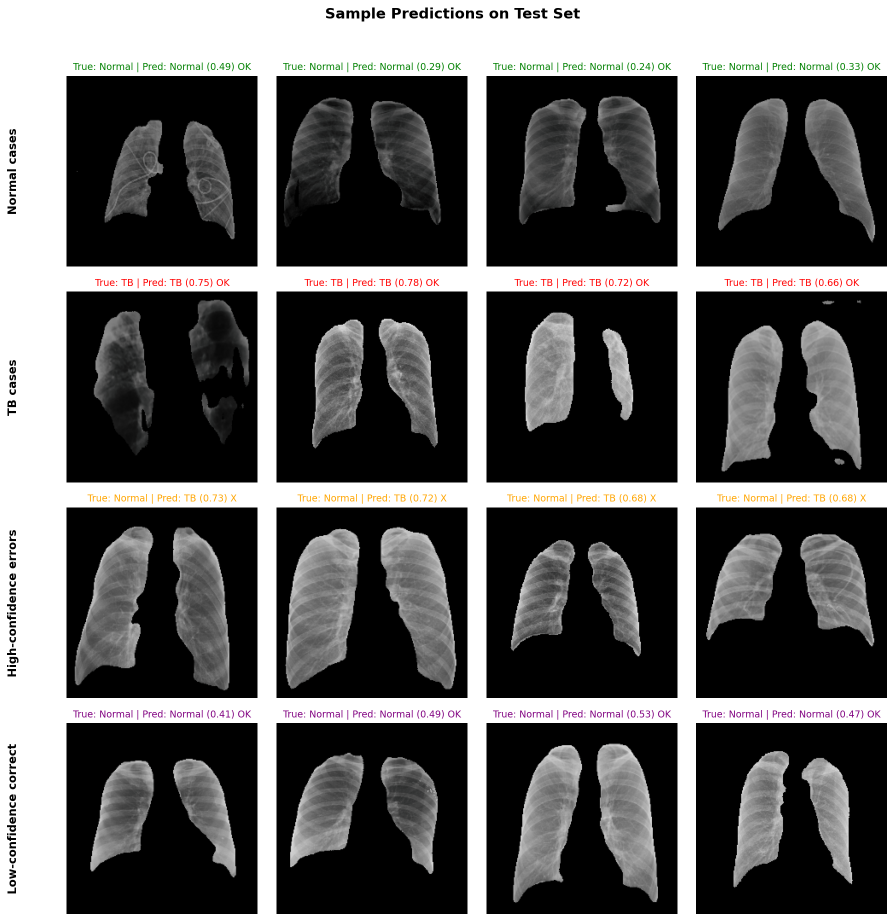
#> input picture backend/sample_predictions.png, 1789 x 1843 px (shown at 1/2 size)
$ python -i image_helpers.py   (imports and definitions only)   (older library calls are emulated)
#> lines starting #> are read from the running program, lines starting #| are printed output that depends on the picture; after the words box and inside, x2 and y2 are one past the last pixel; in counts of white or black regions, pixels touching at a corner belong together
#> further down, picture is the input picture: PIL image 1789x1843 RGBA; mean R, G, B, A 95.5, 95.1, 94.9, 255
import io
import base64
import cv2
from PIL import Image

def process_standard_image(file_bytes) -> Image.Image:
    return Image.open(io.BytesIO(file_bytes)).convert("RGB")

# [5 lines left out: function image_to_base64, not called in this run]

def analyze_image_quality(img: Image.Image) -> dict:
    import numpy as np
    # Convert image to grayscale for analysis
    gray_img = img.convert("L")
    width, height = gray_img.size
#> width = 1789; height = 1843
    pixels = np.array(gray_img)

    # 1. Exposure (based on mean pixel intensity)
    mean_val = np.mean(pixels)
#> mean_val = 95.21
    if mean_val > 200:
        exposure = "Overexposed"
    elif mean_val < 50:
        exposure = "Underexposed"
    else:
        exposure = "Adequate Exposure"

    # 2. Resolution
    resolution = f"{width} x {height} pixels"
#> resolution = '1789 x 1843 pixels'
    if width < 512 or height < 512:
        resolution = f"{width} x {height} pixels (Low)"

    # 3. Rotation (check symmetry by comparing left and right halves)
    left_half = pixels[:, :width//2]
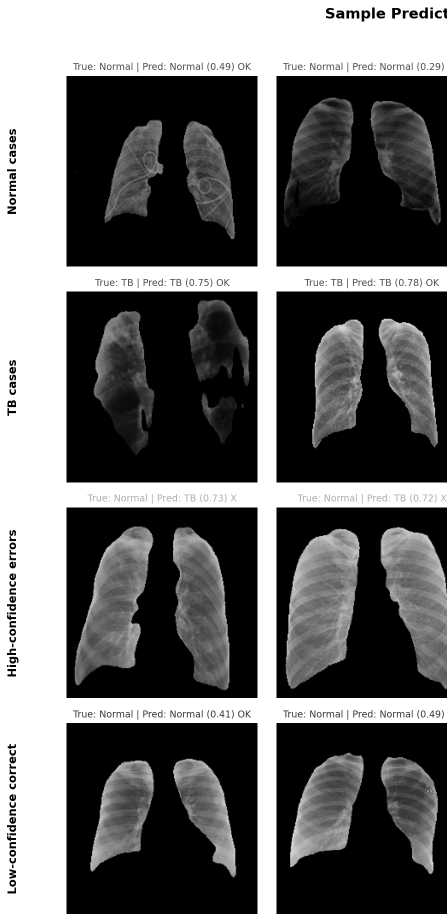
#> left_half: shape (1843, 894) (shown at 1/2 size); min 0, max 255, mean 102.7
    right_half = pixels[:, width//2:]
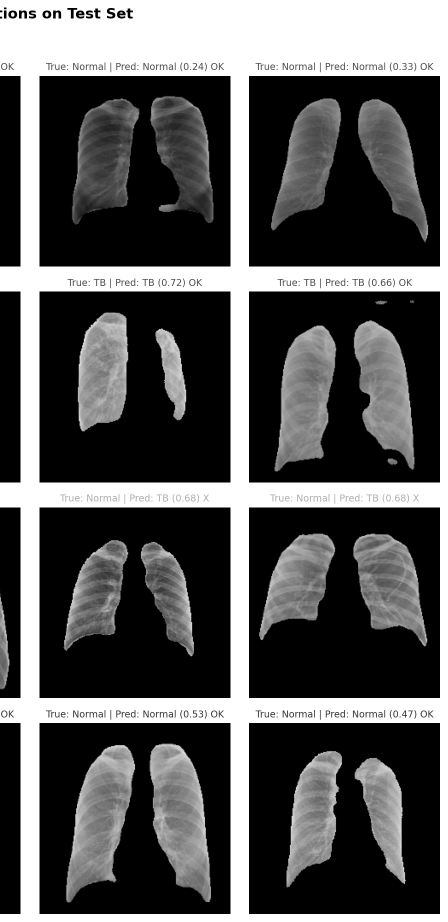
#> right_half: shape (1843, 895) (shown at 1/2 size); min 0, max 255, mean 87.8
    if right_half.shape[1] != left_half.shape[1]:
        right_half = right_half[:, :left_half.shape[1]]
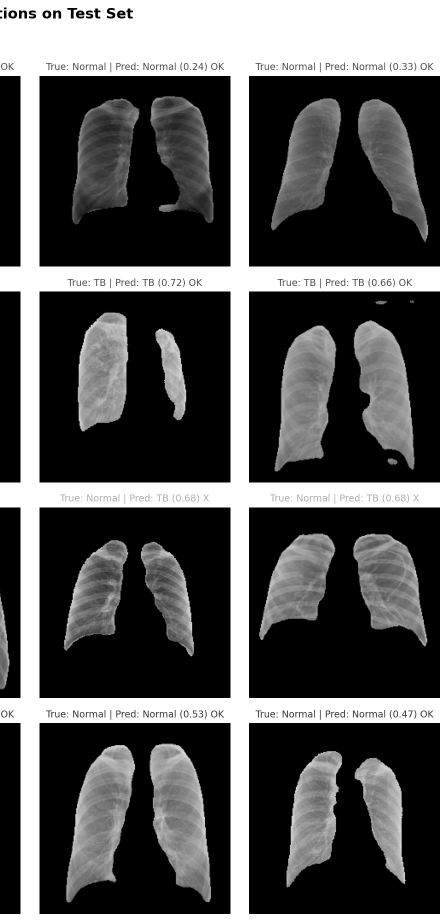
#> right_half: shape (1843, 894) (shown at 1/2 size); min 0, max 255, mean 87.6
    mean_left = np.mean(left_half)
#> mean_left = 102.7
    mean_right = np.mean(right_half)
#> mean_right = 87.58
    diff = abs(mean_left - mean_right) / max(1.0, (mean_left + mean_right)/2.0)
#> diff = 0.159

    if diff > 0.25:
        rotation = "Significant Patient Rotation"
    elif diff > 0.10:
        rotation = "Mild Patient Rotation"
    else:
        rotation = "No Rotation"

    # 4. Coverage (heuristic based on body contours & aspect ratio)
    touches_edge = False
    _, binary = cv2.threshold(pixels, 35, 255, cv2.THRESH_BINARY)
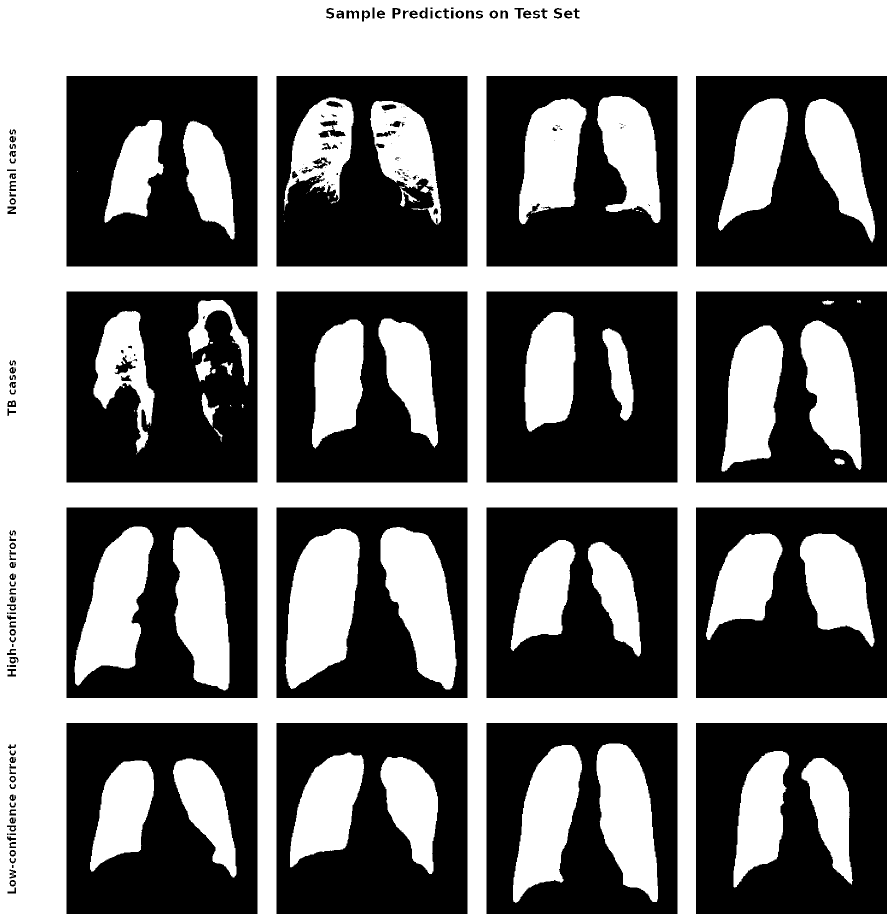
#> binary: shape (1843, 1789) (shown at 1/2 size); 47.9% white; 108 white regions (46 under 20 px), largest, box (x1, y1, x2, y2) and area: (0, 0, 1789, 1843) 955529, (570, 1056, 720, 1378) 34176, (761, 1054, 913, 1379) 29877
    contours, _ = cv2.findContours(binary, cv2.RETR_EXTERNAL, cv2.CHAIN_APPROX_SIMPLE)
#> contours = [[[0, 0], [0, 1842], [1788, 1842], [1788, 0]]]

    if contours:
        min_x = width
#> min_x = 1789
        max_x = 0
        has_large_contour = False
        for c in contours:
            if cv2.contourArea(c) > (width * height * 0.02):
                x, y, w_c, h_c = cv2.boundingRect(c)
                min_x = min(min_x, x)
                max_x = max(max_x, x + w_c)
                has_large_contour = True
#> this loop made 1 pass
#> (c, x, y, w_c, h_c, min_x, max_x, has_large_contour) on pass 1: ([[0, 0], [0, 1842], [1788, 1842], [1788, 0]], 0, 0, 1789, 1843, 0, 1789, True)

        if has_large_contour:
            margin_x = max(2, int(width * 0.015))
#> margin_x = 26
            if min_x <= margin_x or max_x >= width - margin_x:
                touches_edge = True

    if touches_edge:
        coverage = "Partial Coverage"
    else:
        aspect_ratio = width / height
        if aspect_ratio < 0.65 or aspect_ratio > 1.35:
            coverage = "Partial Coverage"
        else:
            coverage = "Full Lung Coverage"

    # Quality Score calculation (deduct from 100)
    score = 100.0
    warnings = []

    if exposure == "Overexposed":
        score -= 20
        warnings.append("Image appears overexposed (bright regions dominant).")
    elif exposure == "Underexposed":
        score -= 20
        warnings.append("Image appears underexposed (dark regions dominant).")

    if resolution == "Low Resolution":
        score -= 25
        warnings.append(f"Low image resolution ({width}x{height}). Minimum recommended is 512x512.")

    if rotation == "Significant Patient Rotation":
        score -= 15
        warnings.append("Significant patient rotation detected. Structural symmetry compromised.")
    elif rotation == "Mild Patient Rotation":
        score -= 5
        warnings.append("Mild patient rotation detected.")

    if coverage == "Partial Coverage":
        score -= 15
        if touches_edge:
            warnings.append("Body structures touch the edge of the image frame. Lateral lung fields may be cropped.")
        else:
            warnings.append("Sub-optimal aspect ratio. Possible cropping of lateral lung fields.")

    quality_score = max(10.0, min(100.0, score))
    suitable_for_ai = quality_score >= 70.0

    return {
        "exposure": exposure,
        "coverage": coverage,
        "resolution": f"{width}x{height} ({resolution})",
        "rotation": rotation,
        "suitable_for_ai": suitable_for_ai,
        "quality_score": int(quality_score),
        "warnings": warnings
    }

# [81 lines left out: function validate_chest_xray, not called in this run]

>>> from PIL import Image
>>> picture = Image.open('../sample_predictions.png')
>>> result = analyze_image_quality(picture)
#> result = 7 items

$ run again, on backend/error_analysis_gallery.png
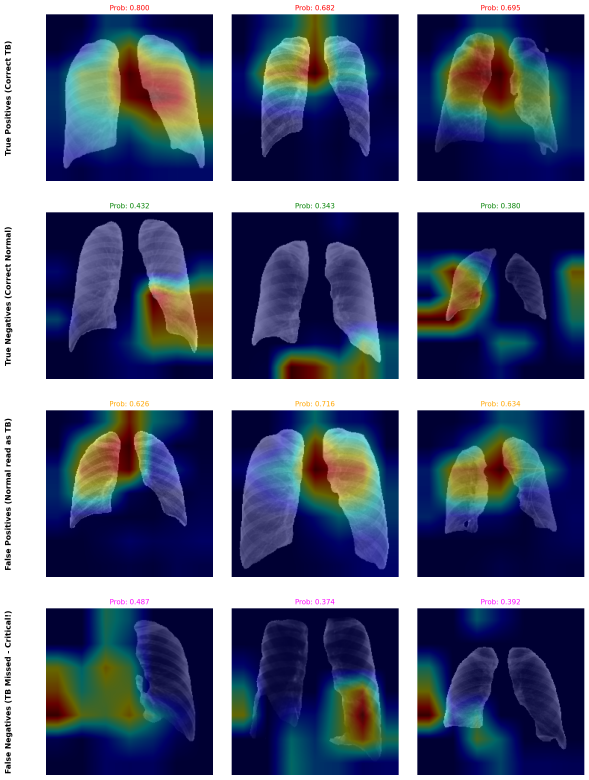
#> input picture backend/error_analysis_gallery.png, 1767 x 2340 px (shown at 1/3 size)
#> picture is the input picture: PIL image 1767x2340 RGBA; mean R, G, B, A 91.3, 100.2, 127.9, 255
#> mean_val = 100.7
#> in analyze_image_quality, `right_half = pixels[:, width//2:]`:
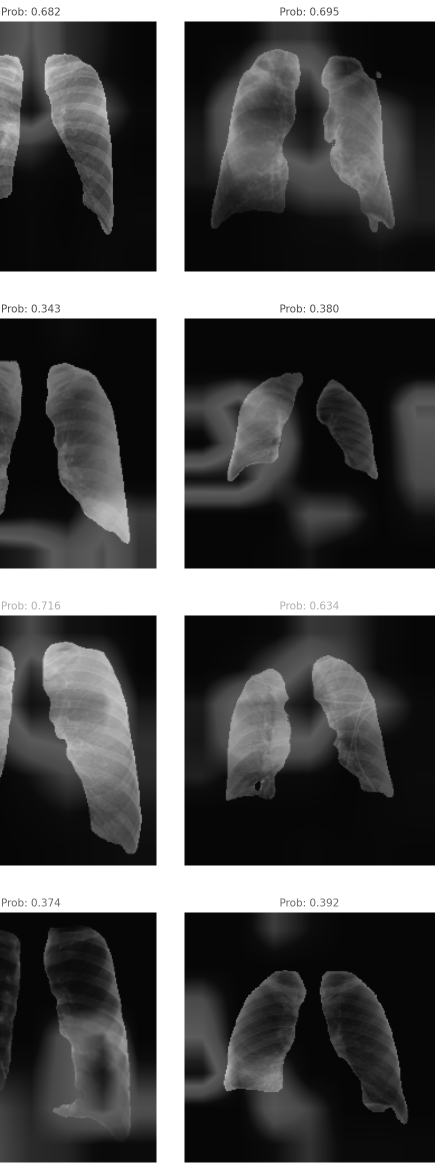
#> right_half: shape (2340, 884) (shown at 1/2 size); min 6, max 255, mean 86.2
#> mean_left = 115.3
#> mean_right = 85.98
#> diff = 0.291
#> in analyze_image_quality, `_, binary = cv2.threshold(pixels, 35, 255, cv2.THRESH_BINARY)`:
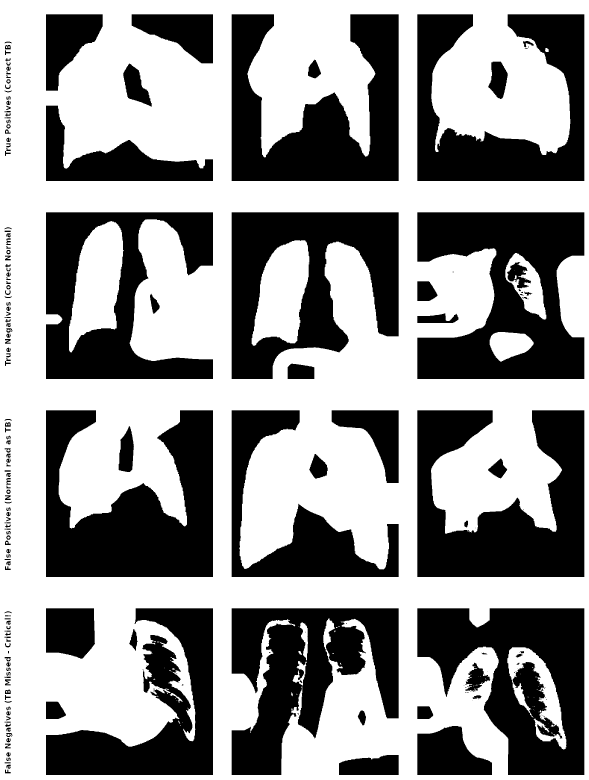
#> binary: shape (2340, 1767) (shown at 1/3 size); 58.3% white; 218 black regions (55 under 20 px), largest, box (x1, y1, x2, y2) and area: (138, 1231, 639, 1731) 159201, (1252, 637, 1753, 1137) 158947, (1252, 1231, 1753, 1731) 157446
#> contours = [[[0, 0], [0, 2339], [1766, 2339], [1766, 0]]]
#> the loop in analyze_image_quality, `for c in contours:` made 1 pass
#> (c, x, y, w_c, h_c, min_x, max_x, has_large_contour) on pass 1: ([[0, 0], [0, 2339], [1766, 2339], [1766, 0]], 0, 0, 1767, 2340, 0, 1767, True)
#> result = 7 items
